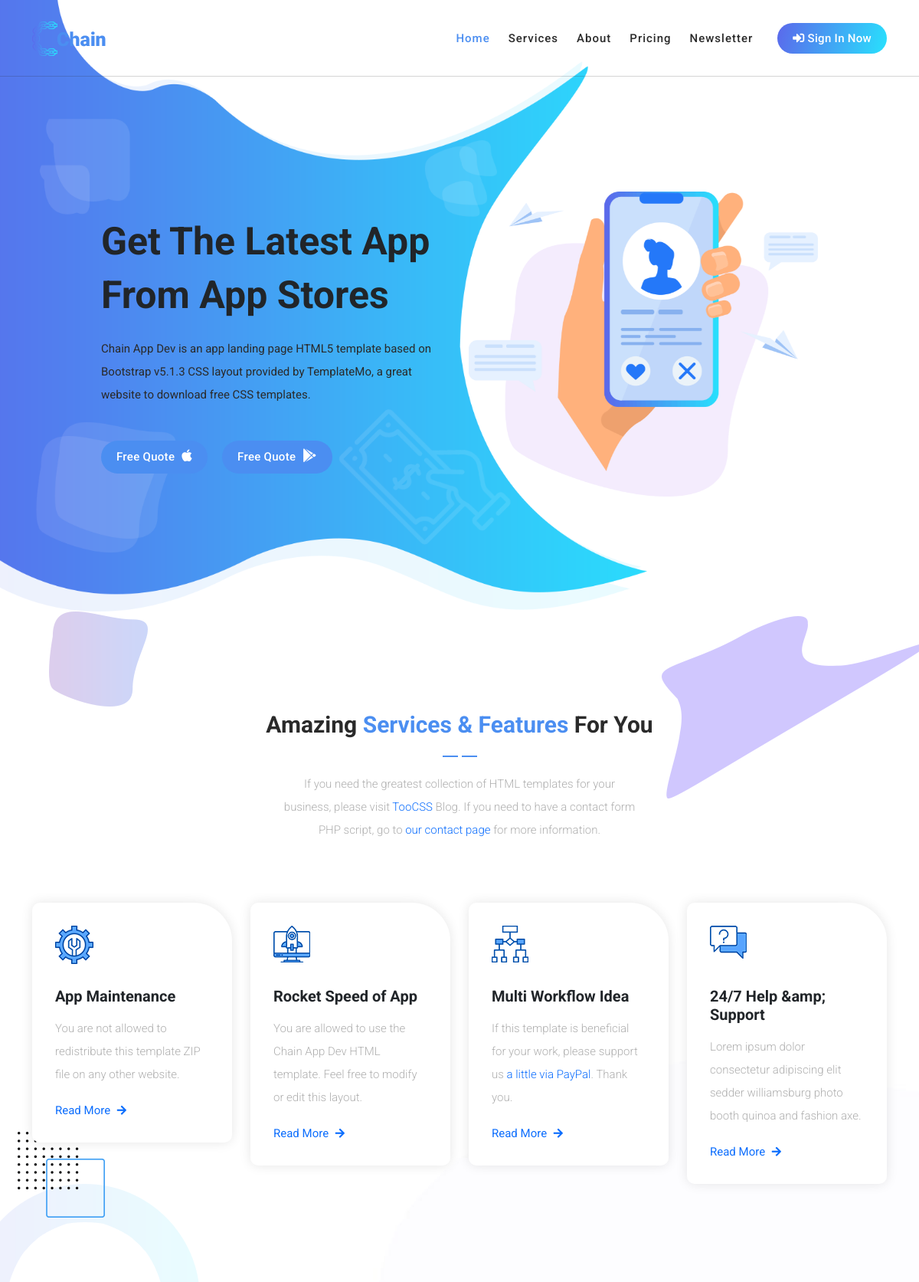
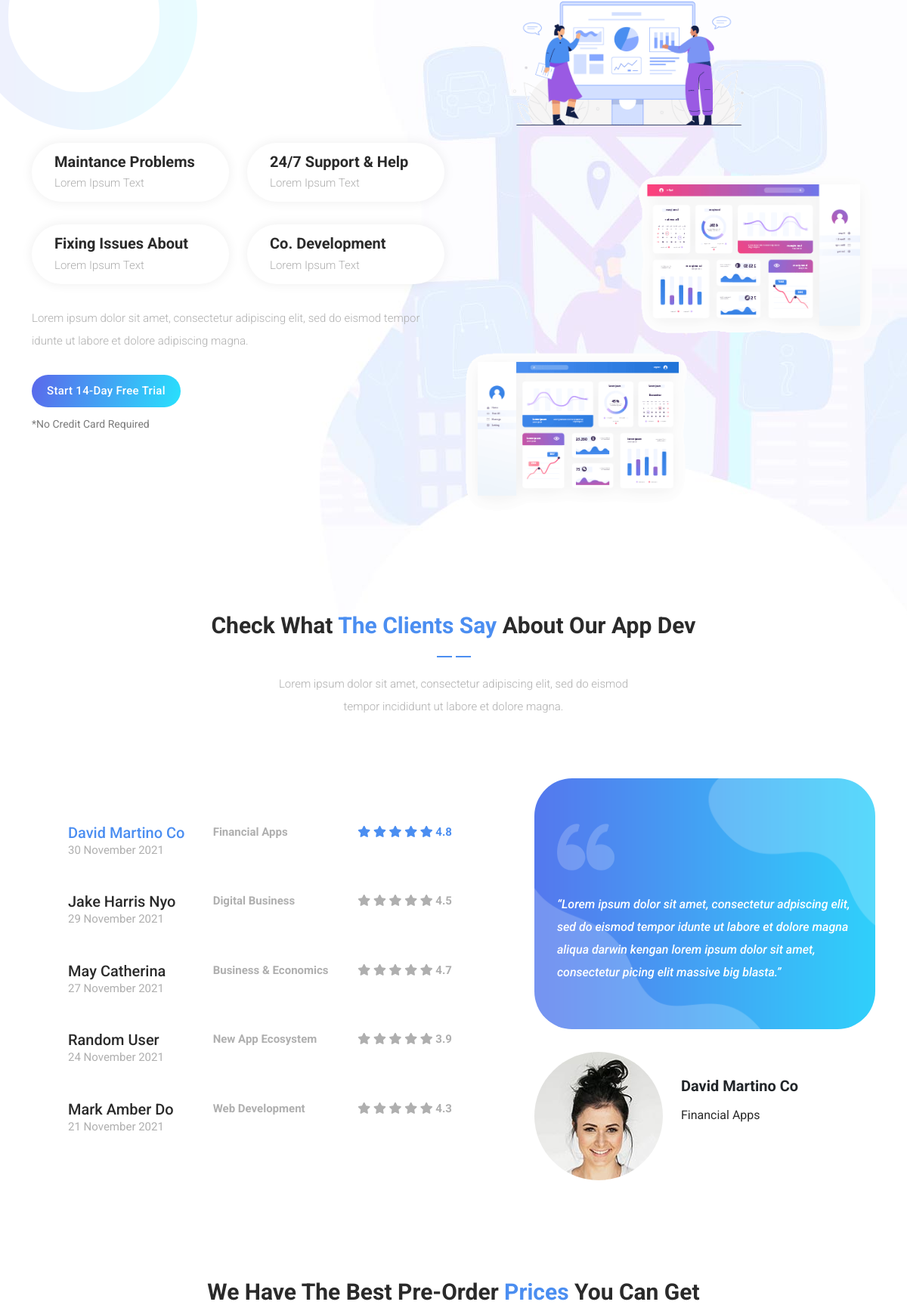
The page / (upper part) on the database its author committed (2 pictures, top to bottom).
### main/models.py (models this page shows, shortened)
class ForLogo(models.Model):
    img=models.ImageField(upload_to='home',null=True)

class HeaderTitle(models.Model):
    title=models.CharField('title',max_length=100)
    subtitle=models.TextField(verbose_name='subtitle')
    img=models.ImageField(upload_to='home',null=True)
    class Meta:
        verbose_name = 'Header Title'
        verbose_name_plural = 'Header Titles'

class Services(models.Model):
    title=models.CharField('title',max_length=100)
    subtitl=models.TextField(verbose_name='subtitle')
    class Meta:
        verbose_name='Service'
        verbose_name_plural='Services'

class Prmision(models.Model):
    icon=models.CharField('icon',max_length=100)
    title=models.CharField('title',max_length=100)
    text=models.TextField('text')

class Problems(models.Model):
    title=models.CharField('title',max_length=100)
    text=models.TextField('text')
    class Meta:
        verbose_name='Problem'
        verbose_name_plural='Problems'

class TheCleantSay(models.Model):
    title=models.CharField('title',max_length=100)
    text=models.TextField('text')
    img=models.ImageField(upload_to='home',null=True)
    class Meta:
        verbose_name='The Cleant Say'
        verbose_name_plural='The Cleant Says'

class About(models.Model):
    name=models.CharField('name',max_length=100)
    text=models.TextField('text')
    profession=models.CharField('profession',max_length=100)
    rating = models.FloatField(default=5.0)

class SubAbout(models.Model):
    aboutt=models.OneToOneField(About,on_delete=models.CASCADE,related_name='about_r')
    img=models.ImageField(verbose_name='staffs image',upload_to='staffs')
    description=models.TextField('description')

class Getting(models.Model):
    title=models.CharField('title',max_length=100)
    text=models.TextField('text')
    img=models.ImageField(upload_to='home')

### main/views.py (the view, shortened to what this page needs)
# urls.py: path('',HomeView.as_view(),name='home'),
class HomeView(ListView):
    model=HeaderTitle
    template_name='index.html'
    forlogo=ForLogo.objects.get()
    headertitle=HeaderTitle.objects.get()
    services=Services.objects.get()
    prmision=Prmision.objects.all()
    whatwedo=WhatWeDo.objects.all()
    problems=Problems.objects.all().order_by('-id')
    thecleantsay=TheCleantSay.objects.get()
    about=About.objects.all()
    about_f=About.objects.first()
    getting=Getting.objects.get()
    tickets=Tickets.objects.all().order_by('storage')
    context={
            'forlogo':forlogo,
            'headertitle':headertitle,
            'services':services,
            'prmision':prmision,
            'whatwedo':whatwedo,
            'problems':problems,
            'thecleantsay':thecleantsay,
            'about':about,
            'about_f':about_f,
            'getting':getting,
            'tickets':tickets,
        }
    def get(self,request):
        contactus=ContactUs.objects.get()
        self.context['contactus']=contactus
        return render(request,self.template_name,self.context)

### main/templates/index.html (shortened to what this page needs)
{% load static %}
<!DOCTYPE html>
<html lang="en">
  <head>
    <link href="{% static 'vendor/bootstrap/css/bootstrap.min.css' %}" rel="stylesheet">
    <link rel="stylesheet" href="https://use.fontawesome.com/releases/v5.8.1/css/all.css">
    <link rel="stylesheet" href="{% static 'css/templatemo-chain-app-dev.css' %}">
    <link rel="stylesheet" href="{% static 'css/animated.css' %}">
    <link rel="stylesheet" href="{% static 'css/owl.css' %}">
  </head>
<body>
  <header class="header-area header-sticky wow slideInDown" data-wow-duration="0.75s" data-wow-delay="0s">
    <div class="container">
      <div class="row">
        <div class="col-12">
          <nav class="main-nav">
            <a href="index.html" class="logo">
              <img src="{{ forlogo.img.url }}" alt="Chain App Dev">
            </a>
            <ul class="nav">
              <li class="scroll-to-section"><a href="#top" class="active">Home</a></li>
              <li class="scroll-to-section"><a href="#services">Services</a></li>
              <li class="scroll-to-section"><a href="#about">About</a></li>
              <li class="scroll-to-section"><a href="#pricing">Pricing</a></li>
              <li class="scroll-to-section"><a href="#newsletter">Newsletter</a></li>
              <li><div class="gradient-button"><a id="modal_trigger" href="#modal"><i class="fa fa-sign-in-alt"></i> Sign In Now</a></div></li>
            </ul>
          </nav>
        </div>
      </div>
    </div>
  </header>
  <div class="main-banner wow fadeIn" id="top" data-wow-duration="1s" data-wow-delay="0.5s">
    <div class="container">
      <div class="row">
        <div class="col-lg-12">
          <div class="row">
            <div class="col-lg-6 align-self-center">
              <div class="left-content show-up header-text wow fadeInLeft" data-wow-duration="1s" data-wow-delay="1s">
                <div class="row">
                  <div class="col-lg-12">
                    <h2>{{ headertitle.title }}</h2>
                    <p>{{ headertitle.subtitle }}</p>
                  </div>
                  <div class="col-lg-12">
                    <div class="white-button first-button scroll-to-section">
                      <a href="#contact">Free Quote <i class="fab fa-apple"></i></a>
                    </div>
                    <div class="white-button scroll-to-section">
                      <a href="#contact">Free Quote <i class="fab fa-google-play"></i></a>
                    </div>
                  </div>
                </div>
              </div>
            </div>
            <div class="col-lg-6">
              <div class="right-image wow fadeInRight" data-wow-duration="1s" data-wow-delay="0.5s">
                <img src="{{ headertitle.img.url }}" alt="" width="500px">
              </div>
            </div>
          </div>
        </div>
      </div>
    </div>
  </div>
  <div id="services" class="services section">
    <div class="container">
      <div class="row">
        <div class="col-lg-8 offset-lg-2">
          <div class="section-heading  wow fadeInDown" data-wow-duration="1s" data-wow-delay="0.5s">
            <h4>{{ services.title | safe }}</h4>
            <img src="assets/images/heading-line-dec.png" alt="">
            <p>{{ services.subtitl | safe  }}</p>
          </div>
        </div>
      </div>
    </div>
    <div class="container">
      <div class="row">
        {% for i in prmision %}
        <div class="col-lg-3">
          <div class="{{ i.icon }}">
            <div class="icon"></div>
            <h4>{{ i.title }}</h4>
            <p>{{ i.text | safe }}</p>
            <div class="text-button">
              <a href="#">Read More <i class="fa fa-arrow-right"></i></a>
            </div>
          </div>
        </div>
      {% endfor %}
      </div>
    </div>
  </div>
  <div id="about" class="about-us section">
    <div class="container">
      <div class="row">
        <div class="col-lg-6 align-self-center">
          <div class="section-heading">
            <img src="{{ whatwedo.img.url }}" alt="">
          </div>
          <div class="row">
            {% for i in problems %}
            <div class="col-lg-6">
              <div class="box-item">
                <h4><a href="#">{{ i.title | safe }}</a></h4>
                <p>{{ i.text }}</p>
              </div>
            </div>
            {% endfor %}
            <div class="col-lg-12">
              <p>Lorem ipsum dolor sit amet, consectetur adipiscing elit, sed do eismod tempor idunte ut labore et dolore adipiscing  magna.</p>
              <div class="gradient-button">
                <a href="#">Start 14-Day Free Trial</a>
              </div>
              <span>*No Credit Card Required</span>
            </div>
          </div>
        </div>
        <div class="col-lg-6">
          <div class="right-image">
            <img src="assets/images/about-right-dec.png" alt="">
          </div>
        </div>
      </div>
    </div>
  </div>
  <div id="clients" class="the-clients">
    <div class="container">
      <div class="row">
        <div class="col-lg-8 offset-lg-2">
          <div class="section-heading">
            <h4>{{ thecleantsay.title | safe }}</h4>
            <img src="{{thecleantsay.img.url}}" alt="">
            <p>{{ thecleantsay.text }}</p>
          </div>
        </div>
        <div class="col-lg-12">
          <div class="naccs">
            <div class="grid">
              <div class="row">
                <div class="col-lg-7 align-self-center">
                  <div class="menu">
                    <div class="first-thumb active">
                      <div class="thumb">
                        <div class="row">
                          <div class="col-lg-4 col-sm-4 col-12">
                            <h4>{{ about_f.name }}</h4>
                            <span class="date">{{ about_f.text }}</span>
                          </div>
                          <div class="col-lg-4 col-sm-4 d-none d-sm-block">
                            <span class="category">{{ about_f.profession | safe }}</span>
                          </div>
                          <div class="col-lg-4 col-sm-4 col-12">
                              <i class="fa fa-star"></i>
                              <i class="fa fa-star"></i>
                              <i class="fa fa-star"></i>
                              <i class="fa fa-star"></i>
                              <i class="fa fa-star"></i>
                              <span class="rating">{{ about_f.rating }}</span>
                          </div>
                        </div>
                      </div>
                    </div>
                    {% for i in about %}
                    {% if i.name != about_f.name %}
                    <div>
                      <div class="thumb">
                        <div class="row">
                          <div class="col-lg-4 col-sm-4 col-12">
                            <h4>{{ i.name }}</h4>
                            <span class="date">{{ i.text }}</span>
                          </div>
                          <div class="col-lg-4 col-sm-4 d-none d-sm-block">
                            <span class="category">{{ i.profession | safe }}</span>
                          </div>
                          <div class="col-lg-4 col-sm-4 col-12">
                              <i class="fa fa-star"></i>
                              <i class="fa fa-star"></i>
                              <i class="fa fa-star"></i>
                              <i class="fa fa-star"></i>
                              <i class="fa fa-star"></i>
                              <span class="rating">{{ i.rating }}</span>
                          </div>
                        </div>
                      </div>
                    </div>
                    {% endif %}
                    {% endfor %}
                  </div>
                </div>
                <div class="col-lg-5">
                  <ul class="nacc">
                    <li class="active">
                      <div>
                        <div class="thumb">
                          <div class="row">
                            <div class="col-lg-12">
                              <div class="client-content">
                                <img src="assets/images/quote.png" alt="">
                                <p>{{ about.0.about_r.description }}</p>
                              </div>
                              <div class="down-content">
                                <img src="{{ about.0.about_r.img.url }}" alt="">
                                <div class="right-content">
                                  <h4>{{ about.0.name }}</h4>
                                  <span>{{ about.0.profession }}</span>
                                </div>
                              </div>
                            </div>
                          </div>
                        </div>
                      </div>
                    </li>
                  </ul>
                </div>
              </div>
            </div>
          </div>
        </div>
      </div>
    </div>
  </div>
  <div id="pricing" class="pricing-tables">
    <div class="container">
      <div class="row">
        <div class="col-lg-8 offset-lg-2">
          <div class="section-heading">
            <h4>{{ getting.title | safe }}</h4>
          </div>
        </div>
      </div>
    </div>
  </div>
</body>
</html>

### rows shown on the page
ForLogo: img (picture)
HeaderTitle: title "Get The Latest App From App Stores", subtitle "Chain App Dev is an app landing page HTML5 template based on Bootstrap v5.1.3 CSS layout provided by TemplateMo, a great website to download free CSS templates.", img (picture)
Services: title "Amazing Services & Features For You", subtitl "If you need the greatest collection of HTML templates for your business, please visit TooCSS Blog. If you need to have a contact form PHP script, go to our contact page for more information."
Prmision: title "App Maintenance", text "You are not allowed to redistribute this template ZIP file on any other website."
Prmision: title "Rocket Speed of App", text "You are allowed to use the Chain App Dev HTML template. Feel free to modify or edit this layout."
Prmision: title "Multi Workflow Idea", text "If this template is beneficial for your work, please support us a little via PayPal . Thank you."
Prmision: title "24/7 Help &amp; Support", text "Lorem ipsum dolor consectetur adipiscing elit sedder williamsburg photo booth quinoa and fashion axe."
Problems: title "Maintance Problems", text "Lorem Ipsum Text"
Problems: title "24/7 Support & Help", text "Lorem Ipsum Text"
Problems: title "Fixing Issues About", text "Lorem Ipsum Text"
Problems: title "Co. Development", text "Lorem Ipsum Text"
TheCleantSay: title "Check What The Clients Say About Our App Dev", img (picture), text "Lorem ipsum dolor sit amet, consectetur adipiscing elit, sed do eismod tempor incididunt ut labore et dolore magna."
About: name "David Martino Co", text "30 November 2021", profession "Financial Apps", rating "4.8", id.description "“Lorem ipsum dolor sit amet, consectetur adpiscing elit, sed do eismod tempor idunte ut labore et dolore magna aliqua darwin kengan lorem ipsum dolor sit amet, consectetur picing elit massive big blasta.”", img (picture)
About: name "Jake Harris Nyo", text "29 November 2021", profession "Digital Business", rating "4.5"
About: name "May Catherina", text "27 November 2021", profession "Business & Economics", rating "4.7"
About: name "Random User", text "24 November 2021", profession "New App Ecosystem", rating "3.9"
About: name "Mark Amber Do", text "21 November 2021", profession "Web Development", rating "4.3"
Getting: title "We Have The Best Pre-Order Prices You Can Get"
